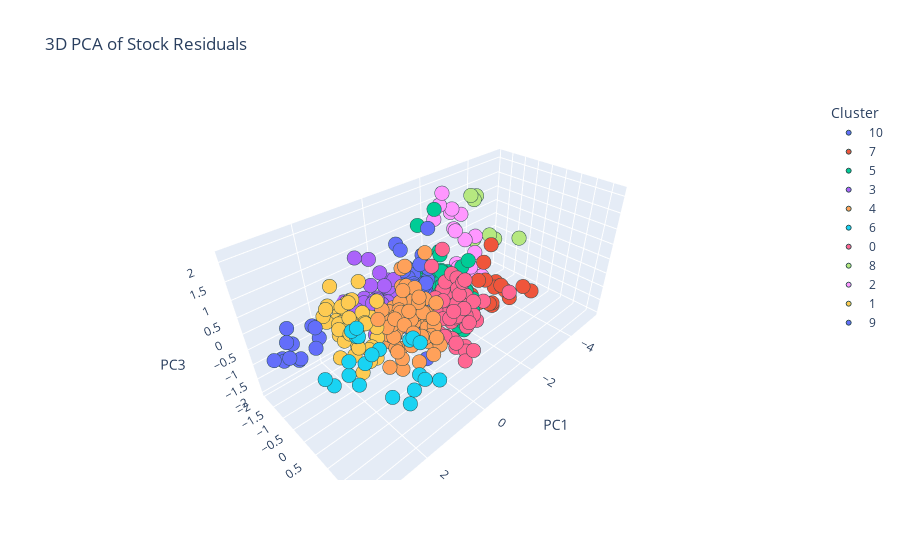

Source (notebook cell):
### Code cell
# plot this on 3D plotly and do the same thing
fig = px.scatter_3d(
    pca_df3_merged,
    x='PC1', y='PC2', z='PC3',
    color='Cluster',
    hover_name='Symbol',
    hover_data=['Sector'],
    title='3D PCA of Stock Residuals'
)
fig.update_traces(marker=dict(size=5, line=dict(width=1, color='DarkSlateGrey')))
fig.show()

### Figure 1 — Plotly figure (JSON) as saved in the notebook; plotly's stock layout.template omitted (floating-point values rounded to 4 significant figures)
{"data": [{"customdata": [["Consumer Discretionary"], ["Industrials"], ["Telecommunications"], ["Consumer Discretionary"], ["Real Estate"], ["Energy"], ["Health Care"], ["Health Care"], ["Consumer Staples"], ["Consumer Discretionary"], ["Consumer Discretionary"], ["Utilities"], ["Consumer Discretionary"], ["Health Care"], ["Consumer Discretionary"], ["Telecommunications"], ["Miscellaneous"], ["Energy"], ["Consumer Staples"], ["Consumer Discretionary"], ["Miscellaneous"], ["Energy"], ["Finance"], ["Energy"], ["Consumer Discretionary"], ["Telecommunications"], ["Energy"], ["Telecommunications"], ["Utilities"], ["Miscellaneous"], ["Miscellaneous"], ["Industrials"], ["Industrials"], ["Telecommunications"], ["Technology"], ["Consumer Staples"], ["Consumer Discretionary"], ["Energy"], ["Consumer Discretionary"], ["Finance"], ["Miscellaneous"], ["Telecommunications"], ["Telecommunications"], ["Industrials"], ["Consumer Staples"], ["Finance"], ["Consumer Staples"], ["Health Care"], ["Health Care"], ["Energy"], ["Health Care"], ["Technology"], ["Energy"], ["Real Estate"], ["Health Care"], ["Utilities"], ["Consumer Discretionary"], ["Energy"], ["Consumer Staples"], ["Utilities"], ["Telecommunications"], ["Health Care"], ["Industrials"], ["Telecommunications"], ["Health Care"], ["Industrials"], ["Consumer Staples"], ["Health Care"], ["Consumer Staples"], ["Industrials"], ["Telecommunications"], ["Consumer Discretionary"], ["Technology"], ["Consumer Discretionary"], ["Real Estate"], ["Consumer Staples"], ["Miscellaneous"], ["Utilities"], ["Consumer Staples"], ["Energy"], ["Consumer Discretionary"]], "hovertemplate": "<b>%{hovertext}</b><br><br>Cluster=10<br>PC1=%{x}<br>PC2=%{y}<br>PC3=%{z}<br>Sector=%{customdata[0]}<extra></extra>", "hovertext": ["AAL", "AAON", "AIOT", "AKAM", "APEI", "ARLP", "AXSM", "BBIO", "BYND", "CASY", "CDW", "CDZI", "CHDN", "CORT", "CPRT", "DATS", "DFLI", "DMLP", "DNUT", "DPZ", "ENVX", "EPSN", "ERIE", "EXEEL", "EXPE", "EXTR", "FCEL", "FFIV", "FKWL", "FLNC", "FLUX", "FTAI", "FWONK", "FYBR", "GFS", "GO", "GSAT", "HNRG", "HQY", "IBKR", "IDCC", "INSG", "IRDM", "ITRI", "JVA", "LPLA", "MAMA", "MASI", "MEDP", "METC", "MRNA", "MSTR", "NCSM", "NHPBP", "NUVL", "OPAL", "ORLY", "PAGP", "PPC", "QRHC", "REKR", "RGEN", "RKLB", "ROKU", "RVMD", "SAIA", "SFM", "SMMT", "SONO", "STRL", "TBCH", "TSCO", "TXN", "TXRH", "UDMY", "UEIC", "ULBI", "VIASP", "VITL", "VNOM", "WYNN"], "legendgroup": "10", "marker": {"color": "#636efa", "line": {"color": "DarkSlateGrey", "width": 1}, "size": 5, "symbol": "circle"}, "mode": "markers", "name": "10", "scene": "scene", "showlegend": true, "type": "scatter3d", "x": [0.3337, -0.1311, -0.2108, -0.3771, -0.2224, -0.4459, 0.2743, 0.06579, 0.2726, -0.2938, 0.05278, 0.2854, 0.1253, -0.1861, 0.08806, -0.567, -0.2272, 0.08062, -0.1334, -0.5389, -0.5007, -0.5191, 0.3078, -0.144, -0.4349, 0.4228, 0.2716, -0.1015, 0.1078, -0.3404, -0.3672, -0.2972, -0.0001836, -0.1424, -0.5085, 0.2489, 0.2578, -0.1172, -0.1716, -0.6909, -0.007303, -0.3119, 0.3875, -0.05322, -0.199, -0.9231, -0.1535, -0.159, -0.5374, -0.3926, -0.2267, -0.3692, -0.5839, -0.4665, -0.06192, 0.2839, 0.04878, 0.416, -0.2751, -0.1629, -0.444, 0.06441, 0.08961, 0.07726, -0.1779, -0.04174, 0.3191, -0.3488, 0.2006, -0.539, -0.1747, 0.3634, -0.3513, -0.3672, -0.3536, -0.1829, -0.3802, -0.001041, -0.3338, -0.1238, -0.4403], "y": [-0.1351, -0.7065, -0.2161, -0.08243, -0.4184, -0.6129, 0.1095, 0.3705, 0.05979, -0.3244, -0.6702, -0.005023, -0.6534, 0.1022, -0.1061, -0.6668, -0.02081, -0.4271, 0.002849, -0.1206, -0.3808, -0.3684, -0.1644, -0.0595, -0.1318, -0.2048, -0.2863, -0.07472, 0.1831, 0.03683, -0.06404, -0.7547, 0.07883, 0.07714, -0.9194, 0.1177, -0.1025, -0.5227, -1.098, -1.381, 0.06187, -0.1351, -0.05147, -0.6206, 0.238, -1.374, -0.09082, -0.07179, -0.1152, -0.8251, -0.1637, -0.5922, -0.3034, 0.1486, 0.1716, -0.02849, 0.285, -0.2915, 0.01803, -0.5842, -0.1334, 0.2745, -0.2601, 0.2759, -0.05799, -0.8133, -0.1099, 0.1701, 0.09563, -1.119, -0.3864, -0.1776, -1.253, -0.4769, -0.5991, 0.07118, -0.887, 0.3154, -0.1724, -0.9637, -0.08974], "z": [-0.1499, -0.7399, -0.03911, 0.01159, 0.2139, -0.4015, 0.4039, 0.8586, 0.4582, 0.01435, 0.2712, 0.234, -0.4647, 0.2538, -0.4233, -0.3574, -0.05841, -0.2488, -0.07992, 0.04925, 1.092, -0.09877, -0.6575, -1.113, -0.3587, -0.1142, 1.594, -0.1541, -0.2069, 2.068, 0.09628, -0.5676, -0.3441, 0.5643, 0.3847, -0.8095, 0.3581, -0.3427, -0.9701, -1.985, -0.1978, 0.4242, 0.2967, 0.7031, -0.5278, -1.59, -0.3717, -0.6485, -0.2043, -0.0411, 1.025, 0.05495, -0.1825, 0.03572, 0.3857, 0.6295, -1.719, -0.6321, -0.3516, 0.4622, 0.4759, 0.7187, 0.003469, 0.3397, 0.0484, -0.5623, -0.65, 0.07572, 0.7005, -0.1936, 0.353, 0.1487, 1.118, -0.3987, 0.4587, 0.3217, 0.5362, -0.08822, -0.2402, -0.9103, 0.8459]}, {"customdata": [["Technology"], ["Technology"], ["Consumer Discretionary"], ["Technology"], ["Consumer Discretionary"], ["Energy"], ["Miscellaneous"], ["Technology"], ["Technology"], ["Health Care"], ["Real Estate"], ["Technology"], ["Technology"], ["Consumer Discretionary"], ["Health Care"], ["Technology"], ["Technology"]], "hovertemplate": "<b>%{hovertext}</b><br><br>Cluster=7<br>PC1=%{x}<br>PC2=%{y}<br>PC3=%{z}<br>Sector=%{customdata[0]}<extra></extra>", "hovertext": ["AAPL", "ADBE", "AMZN", "APP", "COST", "DWSN", "EOSEW", "GOOG", "GOOGL", "ISRG", "LANDM", "META", "MSFT", "NFLX", "NTRA", "PANW", "SMCI"], "legendgroup": "7", "marker": {"color": "#EF553B", "line": {"color": "DarkSlateGrey", "width": 1}, "size": 5, "symbol": "circle"}, "mode": "markers", "name": "7", "scene": "scene", "showlegend": true, "type": "scatter3d", "x": [-2.048, -2.369, -2.916, -2.293, -2.93, -1.852, -1.911, -2.258, -2.35, -2.38, -2.051, -3.554, -3.707, -3.144, -1.976, -1.924, -2.68], "y": [1.033, 0.5276, 0.1393, 0.2776, 0.7182, 0.155, 0.5033, 0.5084, 0.5362, 0.935, 0.3082, 0.738, 0.9432, 0.003869, 0.2967, 0.0173, 0.1009], "z": [0.08349, -1.041, -0.8467, -0.2223, -0.9476, -0.5844, 0.6433, -0.9288, -0.9328, -0.2868, -0.8799, -0.8426, -0.979, -0.8181, -0.074, -0.9044, 0.711]}, {"customdata": [["Basic Materials"], ["Finance"], ["Technology"], ["Miscellaneous"], ["Technology"], ["Consumer Staples"], ["Utilities"], ["Miscellaneous"], ["Telecommunications"], ["Telecommunications"], ["Energy"], ["Energy"], ["Telecommunications"], ["Consumer Discretionary"], ["Industrials"], ["Industrials"], ["Consumer Discretionary"], ["Consumer Staples"], ["Consumer Staples"], ["Telecommunications"], ["Miscellaneous"], ["Consumer Discretionary"], ["Utilities"], ["Consumer Staples"], ["Energy"], ["Utilities"], ["Consumer Staples"], ["Telecommunications"], ["Consumer Discretionary"], ["Telecommunications"], ["Consumer Discretionary"], ["Health Care"], ["Miscellaneous"], ["Basic Materials"], ["Energy"], ["Energy"], ["Telecommunications"], ["Consumer Staples"], ["Technology"], ["Consumer Staples"], ["Real Estate"], ["Energy"], ["Basic Materials"], ["Basic Materials"], ["Industrials"], ["Health Care"], ["Technology"], ["Technology"], ["Telecommunications"], ["Basic Materials"], ["Health Care"], ["Energy"], ["Consumer Staples"], ["Telecommunications"], ["Real Estate"], ["Miscellaneous"], ["Health Care"], ["Telecommunications"], ["Telecommunications"], ["Consumer Staples"], ["Energy"], ["Technology"], ["Technology"], ["Health Care"], ["Energy"], ["Miscellaneous"], ["Health Care"], ["Energy"], ["Miscellaneous"], ["Real Estate"], ["Telecommunications"], ["Telecommunications"], ["Industrials"], ["Finance"], ["Technology"], ["Miscellaneous"], ["Miscellaneous"], ["Consumer Staples"], ["Miscellaneous"], ["Consumer Discretionary"], ["Consumer Staples"], ["Telecommunications"], ["Consumer Discretionary"], ["Finance"], ["Utilities"], ["Real Estate"], ["Real Estate"], ["Utilities"], ["Consumer Staples"], ["Miscellaneous"], ["Utilities"], ["Industrials"], ["Consumer Discretionary"], ["Technology"], ["Technology"], ["Finance"], ["Energy"], ["Basic Materials"], ["Utilities"], ["Technology"], ["Consumer Discretionary"], ["Consumer Staples"], ["Energy"], ["Miscellaneous"], ["Miscellaneous"], ["Miscellaneous"], ["Technology"]], "hovertemplate": "<b>%{hovertext}</b><br><br>Cluster=5<br>PC1=%{x}<br>PC2=%{y}<br>PC3=%{z}<br>Sector=%{customdata[0]}<extra></extra>", "hovertext": ["ABAT", "ABNB", "ADI", "ADN", "ADSK", "AGFY", "ALCE", "AMOD", "AMPG", "AMPGW", "ANNA", "AREC", "ASNS", "ASTS", "AVAV", "AXON", "BKNG", "BRFH", "BRID", "BWEN", "BYRN", "CART", "CDZIP", "CELH", "CLMT", "CLRO", "COCO", "CXDO", "DASH", "DATSW", "DKNG", "DXCM", "EOSE", "EU", "EXEEW", "EXEEZ", "FOXX", "FRPT", "FTNT", "GNSS", "GOODN", "HPKEW", "HYMC", "HYMCL", "IESC", "INSM", "INTC", "INTU", "INTZ", "IPX", "ITCI", "KGEI", "KOSS", "KSCP", "LANDO", "LASE", "LEGN", "LITE", "LTRX", "LWAY", "MARPS", "MCHP", "MDB", "MDGL", "METCL", "MVST", "NBIX", "NEHC", "NEOV", "NHPAP", "NSSC", "NXPL", "NXT", "ONBPP", "PLTR", "POLA", "REFR", "RIME", "RMCO", "SBUX", "SENEB", "SIDU", "SIRI", "SLMBP", "SLNG", "SOHOB", "SOHOO", "SONM", "SOWG", "STI", "SUNE", "SYM", "TSLA", "TTD", "TTWO", "TW", "USEG", "USGO", "VIVK", "WDAY", "WMG", "WVVI", "WWD", "XELB", "XPON", "ZEO", "ZS"], "legendgroup": "5", "marker": {"color": "#00cc96", "line": {"color": "DarkSlateGrey", "width": 1}, "size": 5, "symbol": "circle"}, "mode": "markers", "name": "5", "scene": "scene", "showlegend": true, "type": "scatter3d", "x": [-1.325, -1.185, -0.9394, -1.026, -0.6507, -1.007, -0.9849, -1.168, -1.221, -1.156, -0.7984, -1.137, -1.573, -0.7547, -1.008, -1.173, -1.388, -1.172, -0.8356, -0.8118, -1.019, -0.7834, -0.7357, -0.9629, -0.7991, -1.616, -0.9031, -0.6433, -1.524, -1.602, -1.229, -1.471, -1.329, -1.168, -0.565, -1.465, -1.069, -0.7905, -1.231, -1.331, -0.8128, -1.561, -0.809, -1.11, -1.015, -1.428, -0.9166, -1.376, -1.172, -0.6548, -0.9331, -1.112, -0.9722, -1.032, -1.3, -0.9044, -1.176, -1.149, -1.128, -0.9687, -1.464, -1.364, -1.621, -0.6051, -1.245, -1.039, -0.9885, -0.9203, -1.565, -1.273, -0.9955, -0.8631, -0.6428, -0.8051, -1.047, -1.065, -0.9427, -1.379, -0.837, -0.9242, -0.6572, -1.554, -0.6138, -1.016, -1.204, -1.319, -0.6059, -0.7556, -1.671, -0.8172, -1.371, -0.946, -1.055, -1.528, -1.267, -1.452, -0.7874, -1.317, -1.021, -0.9539, -0.6689, -1.035, -0.963, -1.062, -1.514, -1.072, -1.171], "y": [0.07691, -0.38, -1.024, 0.04443, -0.1133, 0.479, 0.3986, 0.4541, -0.2151, -0.2079, 0.1715, 0.03542, -0.07021, 0.04174, -0.2303, 0.1599, -0.5635, -0.1221, -0.04056, -0.07544, 0.2631, -0.4983, 0.3571, 0.236, 0.09959, 0.4292, 0.2795, -0.1947, -0.03641, -0.04532, -0.6398, 0.2935, 0.4661, -0.4876, 0.1555, -0.2075, 0.4007, -0.1578, 0.4695, 0.4005, -0.2276, -0.1993, 0.01132, 0.1656, -0.851, -0.1344, -0.7737, 0.2996, -0.1257, 0.1018, 0.1382, -0.114, 0.3897, 0.3507, 0.4466, 0.5179, 0.3897, -0.6684, 0.1195, -0.38, -0.7752, -0.8194, -0.1796, 0.2523, 0.7556, 0.3837, 0.4633, 0.121, -0.09385, 0.4253, -0.7762, 0.3619, 0.1318, 0.2346, 0.05585, -0.1257, 0.129, 0.1325, -0.1591, 0.3807, 0.1365, -0.07572, 0.1362, 0.1701, 0.2195, 0.3314, 0.1226, -0.0909, 0.3607, 0.196, -0.09888, -0.5494, -0.3855, -0.4847, 0.05224, 0.6238, -0.4039, 0.1436, 0.5357, 0.1347, 0.1962, 0.3976, -0.4689, 0.02703, -0.0344, -0.006411, 0.08762], "z": [0.07012, 0.3099, 1.539, 0.1248, -0.1067, -0.6125, -0.04357, -0.5353, -0.4766, -0.3852, -0.304, -0.2531, -0.05461, 0.3486, 0.07003, -1.209, -0.295, -0.3127, -0.5681, 1.194, -0.05121, -0.3294, -0.2089, 0.4784, 0.001691, -0.4579, 0.08324, 0.05228, -0.4684, -0.8813, -0.2583, -0.138, 0.9328, 0.1421, 0.01696, -0.2187, -1.145, -0.2479, -1.333, -0.04543, 0.1445, 0.01976, 0.6196, -0.09401, 0.1053, -0.1231, 0.3785, -0.7018, -0.02553, -0.302, 0.2991, 0.08251, 0.2429, -0.2725, -0.02278, -0.4783, 0.7786, -0.1344, 0.3184, -0.1964, -0.4602, 1.927, 0.07128, 0.411, -0.4298, -0.2475, -0.2973, -0.02695, -0.3616, -0.06987, -0.04551, 0.1334, 1.253, 0.1643, -0.5435, 0.3212, -0.1095, 0.06202, -0.3082, 0.06178, -0.09766, -0.2015, 0.2939, 0.05541, -0.5228, -0.1653, -0.07071, -0.4099, -0.6563, -0.233, -0.04257, 0.1479, -0.4563, 0.06487, 0.1498, -0.9716, -0.5444, 0.0958, -0.8278, -0.5504, -0.04243, -0.2757, 0.07669, 0.1106, -0.0869, 0.04551, -0.5205]}, {"customdata": [["Energy"], ["Miscellaneous"], ["Finance"], ["Health Care"], ["Energy"], ["Miscellaneous"], ["Health Care"], ["Energy"], ["Industrials"], ["Energy"], ["Industrials"], ["Finance"], ["Industrials"], ["Telecommunications"], ["Energy"], ["Energy"], ["Consumer Discretionary"], ["Finance"], ["Energy"], ["Finance"], ["Energy"], ["Industrials"], ["Real Estate"], ["Energy"], ["Real Estate"], ["Industrials"], ["Industrials"], ["Real Estate"], ["Consumer Discretionary"], ["Energy"], ["Utilities"], ["Utilities"], ["Utilities"], ["Consumer Discretionary"], ["Consumer Discretionary"], ["Industrials"], ["Energy"], ["Consumer Discretionary"], ["Energy"], ["Real Estate"], ["Industrials"], ["Consumer Staples"], ["Finance"], ["Telecommunications"], ["Finance"], ["Industrials"], ["Real Estate"], ["Finance"], ["Industrials"], ["Energy"], ["Consumer Discretionary"], ["Industrials"], ["Industrials"], ["Industrials"]], "hovertemplate": "<b>%{hovertext}</b><br><br>Cluster=3<br>PC1=%{x}<br>PC2=%{y}<br>PC3=%{z}<br>Sector=%{customdata[0]}<extra></extra>", "hovertext": ["ACDC", "ACTG", "AFRM", "ALGN", "APA", "APPS", "BPMC", "BRY", "CGNX", "CHRD", "CHX", "COIN", "CSWI", "DGII", "EXE", "FANG", "FAST", "FCNCA", "FIP", "HOOD", "HPK", "KTOS", "LAUR", "LFUS", "LINC", "LLYVA", "LLYVK", "LOPE", "MAR", "METCB", "MNTK", "NEXT", "NFE", "NWS", "NWSA", "ODFL", "PAA", "PCAR", "PNRG", "PRDO", "ROAD", "SENEA", "SOFI", "SPOK", "STEP", "STLD", "STRA", "TPG", "TRMB", "TUSK", "UAL", "WFRD", "WSC", "ZBRA"], "legendgroup": "3", "marker": {"color": "#ab63fa", "line": {"color": "DarkSlateGrey", "width": 1}, "size": 5, "symbol": "circle"}, "mode": "markers", "name": "3", "scene": "scene", "showlegend": true, "type": "scatter3d", "x": [1.134, 0.8624, 0.9598, 0.8155, 1.089, 0.6964, 0.5776, 0.908, 0.5047, 0.7082, 1.026, 0.1879, 0.4211, 0.9552, 0.2644, 0.3976, 0.9158, 1.059, 0.4014, 0.1331, 0.3783, 0.5725, 0.9694, 1.097, 1.314, 0.6709, 0.6561, 0.8106, 0.8255, 0.4371, 1.115, 0.4567, 0.5047, 0.7169, 0.8758, 0.8825, 0.6239, 0.5139, 0.4102, 0.6726, -0.1966, 0.9616, 1.07, 0.7367, 0.8553, 1.073, 0.6242, 1.382, 1.342, 1.063, 0.5524, -0.1341, 0.5407, 0.5274], "y": [-0.8378, -0.6024, -0.4501, -0.3047, -1.118, -0.2988, -0.219, -1.165, -1.323, -1.429, -1.548, -1.184, -0.775, -0.585, -0.9431, -1.261, -0.6104, -1.501, -0.4449, -1.018, -0.6785, -0.3907, -0.4568, -1.023, -0.8938, -0.4224, -0.4535, -0.9418, -0.786, -0.5002, -0.4385, -0.3084, -0.2821, -0.3654, -0.3961, -0.8878, -0.3751, -0.7973, -0.6288, -0.5148, -1.53, -0.4095, -0.2791, -0.3379, -0.8823, -1.925, -0.836, -1.436, -1.5, -0.5208, -0.3441, -1.566, -0.4073, -0.8541], "z": [-0.1583, 0.3178, 0.133, 0.816, -0.4085, 0.7074, 0.9293, -0.1026, 0.9866, -0.1967, -0.6364, -0.4201, 0.0008341, 0.3113, -0.5727, -0.4073, -0.6591, -1.483, 0.2266, -0.3655, 0.1003, 0.001626, 0.2656, 1.411, 0.03298, -0.4483, -0.4324, -1.129, -0.7649, -0.1956, 0.9075, -0.1908, 0.01064, 0.2439, 0.2472, -0.5611, -0.6372, -0.5498, -0.3092, -0.22, -0.08102, -0.4896, 0.5368, -0.0008651, -0.525, -0.3905, -0.2227, -0.6521, -0.8349, 0.3024, -0.5322, -0.2298, 0.312, 0.8021]}, {"customdata": [["Technology"], ["Utilities"], ["Real Estate"], ["Telecommunications"], ["Health Care"], ["Finance"], ["Telecommunications"], ["Consumer Staples"], ["Health Care"], ["Consumer Staples"], ["Finance"], ["Telecommunications"], ["Utilities"], ["Health Care"], ["Consumer Staples"], ["Telecommunications"], ["Consumer Discretionary"], ["Miscellaneous"], ["Technology"], ["Utilities"], ["Real Estate"], ["Consumer Discretionary"], ["Health Care"], ["Finance"], ["Consumer Staples"], ["Industrials"], ["Health Care"], ["Health Care"], ["Consumer Staples"], ["Consumer Discretionary"], ["Finance"], ["Health Care"], ["Industrials"], ["Health Care"], ["Health Care"], ["Health Care"], ["Consumer Staples"], ["Consumer Staples"], ["Consumer Staples"], ["Real Estate"], ["Consumer Staples"], ["Telecommunications"], ["Telecommunications"], ["Industrials"], ["Consumer Discretionary"], ["Consumer Staples"], ["Finance"], ["Energy"], ["Health Care"], ["Finance"], ["Finance"], ["Utilities"], ["Industrials"], ["Real Estate"], ["Health Care"], ["Industrials"], ["Industrials"], ["Consumer Discretionary"], ["Consumer Discretionary"], ["Industrials"], ["Industrials"], ["Health Care"], ["Miscellaneous"], ["Real Estate"], ["Miscellaneous"], ["Health Care"], ["Telecommunications"], ["Real Estate"], ["Finance"], ["Technology"], ["Health Care"], ["Consumer Staples"], ["Telecommunications"], ["Industrials"], ["Consumer Staples"], ["Technology"]], "hovertemplate": "<b>%{hovertext}</b><br><br>Cluster=4<br>PC1=%{x}<br>PC2=%{y}<br>PC3=%{z}<br>Sector=%{customdata[0]}<extra></extra>", "hovertext": ["ADP", "ADTN", "AGNCL", "AMCX", "AMGN", "ARCC", "ATEX", "AVO", "BIIB", "CALM", "CGABL", "CHTR", "CLFD", "COO", "CPB", "CSCO", "CSGP", "CTLP", "CTSH", "CWST", "DHC", "EBAY", "EXEL", "FITBO", "FIZZ", "FWONA", "GH", "GILD", "HAIN", "HAS", "HBANP", "HOLX", "HON", "HSIC", "ILMN", "INCY", "JJSF", "KDP", "KHC", "LAMR", "LANC", "LBRDA", "LBRDK", "LIN", "LKQ", "MGPI", "MKTX", "MMLP", "MMSI", "MORN", "NDAQ", "NTGR", "NWL", "NYMTL", "OPCH", "PARA", "PARAA", "PAYX", "PYPL", "RGLD", "ROP", "RPRX", "RUN", "SBRA", "SLDP", "TECH", "TTGT", "UNIT", "UPST", "VRSN", "VTRS", "WBA", "WBD", "WDFC", "WEST", "ZM"], "legendgroup": "4", "marker": {"color": "#FFA15A", "line": {"color": "DarkSlateGrey", "width": 1}, "size": 5, "symbol": "circle"}, "mode": "markers", "name": "4", "scene": "scene", "showlegend": true, "type": "scatter3d", "x": [0.9895, 0.6081, 0.3655, 0.5693, 0.5557, 1.042, 1.129, 0.7618, 0.7002, 0.7687, 0.5571, 0.9705, 0.5114, 0.5739, 0.8073, 0.7821, 0.8883, 0.7617, 1.128, 1.112, 1.224, 0.4812, 0.4749, 0.9675, 0.6947, 0.4333, 0.3434, 0.4104, 1.61, 0.3541, 0.6925, 1.414, 0.6315, 1.112, 0.5537, 0.2089, 0.7637, 0.3853, 0.8213, 0.9954, 1.087, 0.9299, 1.019, 0.3863, 0.6543, 1.293, 0.3115, 0.412, 0.6014, 1.231, 0.9563, 0.1624, 0.5321, 0.187, 0.6033, 0.7626, 0.6154, 1.31, 0.3676, 0.2619, 0.3603, 1.254, 0.5505, 0.829, 0.5468, 1.045, 0.8989, 0.9124, 0.3148, 0.5021, 0.5436, 1.169, 1.228, 1.182, 1.149, 0.6371], "y": [0.4001, 0.1035, 0.1902, 0.6436, 0.7823, 0.06877, 0.009655, 0.2563, 0.8259, -0.1154, 1.042, 0.3511, 0.002504, 1.15, 1.387, 0.5604, 0.664, -0.0958, 0.3674, 0.06677, 0.07778, 0.7819, 0.5945, 1.175, 0.3507, 0.01272, 0.1569, 1.195, 0.4394, 0.6262, 1.379, 0.8127, 0.3702, 0.305, 0.5118, 0.5234, 0.07481, 1.067, 0.9975, 0.4916, 0.3684, 0.114, 0.07603, 0.9778, 0.05196, 0.3115, 0.8971, 0.2878, 0.3766, 0.7263, 1.032, 0.4125, 0.1719, 0.5481, 0.09411, 0.1394, 0.1053, 0.2892, 0.192, 0.9213, 0.4738, 1.227, 0.9061, 1.123, 0.1899, 0.6886, -0.1024, 0.1499, 0.1156, 0.8839, 0.6232, 0.815, 0.5585, 0.3967, 0.03304, 0.2348], "z": [-1.38, 0.8959, 0.3826, 0.6901, 0.4515, -0.6227, 0.1571, -0.01778, 0.9999, -0.6878, -0.09868, -0.6949, 1.311, 0.4974, -0.3247, -0.5938, 0.609, 0.2307, -0.5686, -0.3246, 0.5086, 0.4022, -0.4506, 0.2079, -0.08427, -0.1984, 0.4086, -0.4004, 0.6465, 0.6704, 0.1223, -0.2197, -0.7107, 0.1372, 1.031, -0.3644, -0.319, -0.2944, -0.1207, 0.5445, -0.06449, -0.4156, -0.4227, -0.5094, 0.4246, 0.158, -0.03526, 0.009869, 0.02648, -0.6181, -0.7057, -0.3196, 0.9119, 0.0467, 0.009022, 0.2917, 0.1768, -1.16, -0.3008, 0.6555, -0.7719, 0.5087, 2.139, 0.04686, 1.475, 1.285, 0.1822, 0.1557, 0.03584, -0.4268, 0.5154, 0.4528, 0.5115, -0.1636, 0.1265, -0.1199]}, {"customdata": [["Utilities"], ["Real Estate"], ["Utilities"], ["Utilities"], ["Utilities"], ["Real Estate"], ["Real Estate"], ["Real Estate"], ["Utilities"], ["Utilities"], ["Utilities"], ["Real Estate"], ["Real Estate"], ["Real Estate"], ["Real Estate"], ["Real Estate"], ["Real Estate"], ["Utilities"], ["Technology"], ["Utilities"], ["Utilities"]], "hovertemplate": "<b>%{hovertext}</b><br><br>Cluster=6<br>PC1=%{x}<br>PC2=%{y}<br>PC3=%{z}<br>Sector=%{customdata[0]}<extra></extra>", "hovertext": ["AEP", "AGNC", "ARTNA", "EVRG", "EXC", "GLPI", "GOOD", "LAND", "LNT", "MSEX", "NWE", "NYMT", "PCH", "PECO", "REFI", "REG", "SBAC", "SJW", "SSNC", "XEL", "YORW"], "legendgroup": "6", "marker": {"color": "#19d3f3", "line": {"color": "DarkSlateGrey", "width": 1}, "size": 5, "symbol": "circle"}, "mode": "markers", "name": "6", "scene": "scene", "showlegend": true, "type": "scatter3d", "x": [1.445, 1.607, 2.053, 2.129, 1.706, 1.62, 2.247, 2.372, 2.388, 2.808, 3.166, 2.291, 2.303, 2.763, 2.174, 1.651, 1.587, 2.865, 2.134, 1.358, 3.275], "y": [2.248, 1.635, 1.026, 2.059, 1.701, 1.537, 1.01, 0.5401, 1.811, 1.01, 0.8857, 0.6481, 0.6429, 1.199, 0.3643, 2.015, 1.832, 1.021, 0.502, 1.491, 0.7691], "z": [-0.06372, 0.8385, 0.4098, -0.4122, -0.5939, 0.7275, 0.3745, 0.8229, -0.2045, 0.5561, 0.02854, 0.6879, 0.9268, -0.01693, 0.4408, -0.06685, 0.8197, 0.2132, -0.3162, -0.518, 0.207]}, {"customdata": [["Real Estate"], ["Real Estate"], ["Real Estate"], ["Real Estate"], ["Health Care"], ["Health Care"], ["Industrials"], ["Consumer Discretionary"], ["Finance"], ["Consumer Staples"], ["Consumer Discretionary"], ["Real Estate"], ["Consumer Discretionary"], ["Technology"], ["Health Care"], ["Real Estate"], ["Health Care"], ["Consumer Staples"], ["Finance"], ["Finance"], ["Health Care"], ["Real Estate"], ["Health Care"], ["Finance"], ["Finance"], ["Health Care"], ["Real Estate"], ["Telecommunications"], ["Health Care"], ["Consumer Staples"], ["Consumer Staples"], ["Basic Materials"], ["Real Estate"], ["Real Estate"], ["Real Estate"], ["Finance"], ["Health Care"], ["Consumer Staples"], ["Consumer Staples"], ["Energy"], ["Health Care"], ["Real Estate"], ["Real Estate"], ["Health Care"], ["Consumer Discretionary"], ["Consumer Discretionary"], ["Real Estate"], ["Health Care"], ["Telecommunications"], ["Consumer Discretionary"], ["Consumer Discretionary"], ["Basic Materials"], ["Health Care"], ["Finance"], ["Finance"], ["Technology"], ["Health Care"], ["Consumer Discretionary"], ["Consumer Discretionary"]], "hovertemplate": "<b>%{hovertext}</b><br><br>Cluster=0<br>PC1=%{x}<br>PC2=%{y}<br>PC3=%{z}<br>Sector=%{customdata[0]}<extra></extra>", "hovertext": ["AGNCM", "AGNCN", "AGNCO", "AGNCP", "ALNY", "BMRN", "BRKR", "CHRW", "CME", "COKE", "CTAS", "DHCNI", "DLTR", "EA", "ENSG", "EQIX", "EXAS", "FARM", "FITBI", "FITBP", "GEHC", "GOODO", "HALO", "HBANL", "HBANM", "IDXX", "LANDP", "LBRDP", "LNTH", "MDLZ", "MNST", "NB", "NYMTM", "NYMTN", "NYMTZ", "ONBPO", "PCVX", "PEP", "PETS", "PLUG", "PODD", "REGCO", "REGCP", "REGN", "RIVN", "ROST", "SOHON", "SRPT", "TMUS", "TTEK", "ULTA", "USAU", "UTHR", "VLYPO", "VLYPP", "VRSK", "VRTX", "Z", "ZG"], "legendgroup": "0", "marker": {"color": "#FF6692", "line": {"color": "DarkSlateGrey", "width": 1}, "size": 5, "symbol": "circle"}, "mode": "markers", "name": "0", "scene": "scene", "showlegend": true, "type": "scatter3d", "x": [-0.5631, -0.3945, -0.8982, -1.126, -0.7104, -0.7861, -0.648, -0.08127, -0.5403, -0.1574, -0.311, -0.8035, -0.5453, -0.4196, -0.2439, -0.195, -1.51, -0.1632, -0.4584, -0.01354, -0.08265, -0.4206, -0.1353, 0.07964, 0.1853, -0.4605, -0.09593, -0.4986, -0.6213, 0.2196, 0.1245, -0.7051, -0.4485, -0.5333, -0.5194, -0.6515, -0.3014, 0.3718, -0.5016, -0.278, -0.3145, -0.1304, -0.8298, -0.741, -0.0885, -0.3668, -1.047, -0.543, -0.6553, -1.025, -0.5116, -0.4308, -0.1513, -0.5647, -0.3502, -0.1464, -0.5005, -0.5261, -0.5714], "y": [1.17, 0.7877, 0.8044, 1.014, 0.7944, 0.8317, 0.5348, 0.5588, 1.152, 1.061, 0.6774, 1.176, 0.5131, 0.5321, 1.353, 1.576, 1.712, 0.7151, 0.8981, 1.104, 0.7993, 0.4132, 0.485, 1.417, 1.426, 0.4994, 0.5201, 0.8849, 0.7505, 2.106, 1.071, 0.4961, 0.3712, 0.7286, 0.312, 0.5426, 1.095, 1.999, 0.8883, 0.5891, 1.024, 0.62, 0.9757, 1.208, 0.4152, 1.074, 0.6731, 0.522, 0.7154, 1.294, 0.2983, 0.447, 0.615, 0.4389, 0.6686, 1.539, 1.19, 1.034, 1.06], "z": [-0.409, -0.3747, -0.1199, -0.6155, -0.4048, -0.13, 0.8759, -0.3197, -1.078, -0.632, -0.8789, -0.1611, 0.3562, -0.03248, 0.4448, 0.171, 0.4689, -0.1832, -0.2185, 0.1322, 0.4729, 0.3098, -0.03765, -0.4086, 0.6382, 0.7027, 0.405, -0.07651, 0.8619, -0.1099, -0.3783, 0.2952, -0.2479, -0.328, -0.3758, -0.2219, 0.03943, -0.4119, 0.671, 1.752, 0.3692, -0.2331, -0.2595, 0.3207, 1.291, 0.6552, 0.07844, -0.2229, -1.476, 0.2257, 0.2686, 0.4682, -0.7324, -0.3692, -0.1736, -0.7413, 0.003458, 0.9156, 0.9722]}, {"customdata": [["Technology"], ["Technology"], ["Technology"], ["Technology"], ["Technology"], ["Technology"], ["Technology"]], "hovertemplate": "<b>%{hovertext}</b><br><br>Cluster=8<br>PC1=%{x}<br>PC2=%{y}<br>PC3=%{z}<br>Sector=%{customdata[0]}<extra></extra>", "hovertext": ["AMAT", "AVGO", "CDNS", "KLAC", "LRCX", "NVDA", "SNPS"], "legendgroup": "8", "marker": {"color": "#B6E880", "line": {"color": "DarkSlateGrey", "width": 1}, "size": 5, "symbol": "circle"}, "mode": "markers", "name": "8", "scene": "scene", "showlegend": true, "type": "scatter3d", "x": [-3.871, -3.957, -3.54, -3.793, -3.993, -5.228, -3.311], "y": [-1.649, -0.7967, -0.6779, -1.721, -1.662, -0.7559, -1.109], "z": [1.147, 0.05434, 0.3953, 1.288, 1.235, -0.4026, 0.1578]}, {"customdata": [["Technology"], ["Technology"], ["Utilities"], ["Technology"], ["Technology"], ["Industrials"], ["Industrials"], ["Technology"], ["Technology"], ["Technology"], ["Technology"], ["Technology"], ["Energy"], ["Technology"], ["Industrials"], ["Utilities"], ["Technology"], ["Consumer Discretionary"]], "hovertemplate": "<b>%{hovertext}</b><br><br>Cluster=2<br>PC1=%{x}<br>PC2=%{y}<br>PC3=%{z}<br>Sector=%{customdata[0]}<extra></extra>", "hovertext": ["AMD", "ANSS", "CEG", "CRWD", "DDOG", "ENTG", "MKSI", "MPWR", "MRVL", "MU", "NTAP", "ON", "POWL", "QCOM", "TER", "TLN", "WDC", "WING"], "legendgroup": "2", "marker": {"color": "#FF97FF", "line": {"color": "DarkSlateGrey", "width": 1}, "size": 5, "symbol": "circle"}, "mode": "markers", "name": "2", "scene": "scene", "showlegend": true, "type": "scatter3d", "x": [-3.094, -2.458, -2.394, -2.929, -2.103, -2.155, -2.23, -2.675, -2.802, -2.626, -2.012, -1.518, -1.306, -2.763, -2.436, -2.02, -2.582, -2.384], "y": [-0.8599, -0.3027, -0.4099, -0.393, -0.6904, -1.44, -1.41, -1.085, -1.011, -1.32, -0.5272, -1.002, -1.174, -1.597, -1.217, -0.3077, -1.212, -0.3708], "z": [0.4552, 0.3796, -0.3095, -0.6898, -0.013, 1.586, 1.936, 1.248, 0.386, 0.7059, -0.03537, 1.516, -0.191, 1.102, 1.451, -0.3403, 0.6938, -0.1091]}, {"customdata": [["Basic Materials"], ["Consumer Staples"], ["Telecommunications"], ["Industrials"], ["Industrials"], ["Finance"], ["Finance"], ["Finance"], ["Utilities"], ["Telecommunications"], ["Finance"], ["Industrials"], ["Industrials"], ["Industrials"], ["Utilities"], ["Industrials"], ["Finance"], ["Real Estate"], ["Consumer Staples"], ["Industrials"], ["Consumer Staples"], ["Miscellaneous"], ["Energy"], ["Industrials"], ["Telecommunications"], ["Telecommunications"], ["Consumer Staples"], ["Industrials"], ["Energy"], ["Industrials"], ["Industrials"], ["Miscellaneous"], ["Finance"], ["Industrials"], ["Utilities"], ["Utilities"], ["Finance"], ["Consumer Discretionary"], ["Energy"], ["Finance"], ["Telecommunications"], ["Real Estate"], ["Finance"], ["Consumer Staples"], ["Consumer Staples"], ["Telecommunications"]], "hovertemplate": "<b>%{hovertext}</b><br><br>Cluster=1<br>PC1=%{x}<br>PC2=%{y}<br>PC3=%{z}<br>Sector=%{customdata[0]}<extra></extra>", "hovertext": ["AMWD", "ARKO", "ATNI", "BCPC", "BKR", "CACC", "CG", "CINF", "CLNE", "CMCSA", "COOP", "CSX", "FOX", "FOXA", "GWRS", "HEES", "HLNE", "HST", "IMKTA", "JBHT", "JBSS", "JYNT", "KLXE", "LECO", "LILA", "LILAK", "LMNR", "LSTR", "MGEE", "MIDD", "NDSN", "NOVT", "NTRS", "NXST", "OTTR", "PCYO", "PFG", "POOL", "PTEN", "SEIC", "SHEN", "SVC", "TROW", "VLGEA", "WEYS", "ZD"], "legendgroup": "1", "marker": {"color": "#FECB52", "line": {"color": "DarkSlateGrey", "width": 1}, "size": 5, "symbol": "circle"}, "mode": "markers", "name": "1", "scene": "scene", "showlegend": true, "type": "scatter3d", "x": [2.31, 1.558, 1.431, 1.971, 1.531, 1.582, 1.548, 1.863, 1.565, 1.479, 2.187, 1.868, 1.724, 1.628, 1.862, 1.829, 1.434, 1.694, 1.942, 1.209, 1.471, 1.257, 1.5, 2.194, 1.619, 1.59, 2.062, 1.889, 1.868, 2.168, 1.657, 1.82, 2.041, 1.942, 2.339, 1.872, 2.246, 2.018, 1.642, 1.894, 2.1, 1.708, 1.737, 1.873, 1.703, 1.636], "y": [-0.5684, -0.2596, 0.06514, -0.4083, -1.326, -0.8447, -1.352, -0.1078, -0.2363, 0.01521, -0.3482, -0.3583, 0.09322, 0.08419, -0.245, -1.4, -0.9582, 0.03723, -0.003458, -0.4524, 0.1486, -0.04909, -1.0, -0.8699, -0.6295, -0.5907, -0.2944, -0.6901, 0.3074, 0.09691, -0.2643, -1.118, -0.4434, -0.2315, -0.6972, -0.6379, -0.4045, -0.02744, -1.16, -0.1154, -0.4697, -0.2565, -0.5525, -0.967, -1.319, -0.07873], "z": [0.7639, 0.4279, -0.227, 0.2291, -0.8305, 0.4336, -0.182, -1.237, 1.332, -0.9136, 0.2274, -0.8056, -0.4102, -0.3946, 0.2312, 0.1563, -0.2058, 0.339, -0.2841, -0.01835, 0.1625, 0.722, -0.2123, 0.1492, 0.6276, 0.6487, 0.1727, 0.07367, -0.5634, 0.3509, 0.2665, 0.8904, -0.28, 0.5004, 0.5011, 0.5668, -0.6717, 1.087, -0.3874, -0.3351, 0.2751, 0.06646, 0.07292, -0.5137, -0.3387, 0.2712]}, {"customdata": [["Finance"], ["Finance"], ["Finance"], ["Finance"], ["Finance"], ["Finance"], ["Telecommunications"], ["Finance"], ["Finance"], ["Utilities"], ["Finance"], ["Basic Materials"], ["Finance"], ["Finance"]], "hovertemplate": "<b>%{hovertext}</b><br><br>Cluster=9<br>PC1=%{x}<br>PC2=%{y}<br>PC3=%{z}<br>Sector=%{customdata[0]}<extra></extra>", "hovertext": ["BOKF", "BPOP", "CBSH", "EWBC", "FITB", "HBAN", "MATW", "ONB", "PNFP", "RGCO", "SLM", "UFPI", "WTFC", "ZION"], "legendgroup": "9", "marker": {"color": "#636efa", "line": {"color": "DarkSlateGrey", "width": 1}, "size": 5, "symbol": "circle"}, "mode": "markers", "name": "9", "scene": "scene", "showlegend": true, "type": "scatter3d", "x": [3.322, 2.504, 2.885, 3.036, 3.25, 2.918, 2.748, 3.489, 3.26, 2.56, 2.206, 3.18, 3.151, 2.898], "y": [-1.122, -1.074, -1.208, -1.451, -0.9241, -1.242, -0.3394, -1.291, -1.383, -0.9017, -1.418, -0.8279, -1.515, -1.476], "z": [-0.5362, -0.622, -0.8125, -0.3367, -0.3561, -0.8661, 0.6183, -0.5191, -0.6743, 0.2323, -0.6789, 0.5661, -0.8845, -0.4836]}], "layout": {"legend": {"title": {"text": "Cluster"}, "tracegroupgap": 0}, "scene": {"domain": {"x": [0, 1], "y": [0, 1]}, "xaxis": {"title": {"text": "PC1"}}, "yaxis": {"title": {"text": "PC2"}}, "zaxis": {"title": {"text": "PC3"}}}, "title": {"text": "3D PCA of Stock Residuals"}}}
